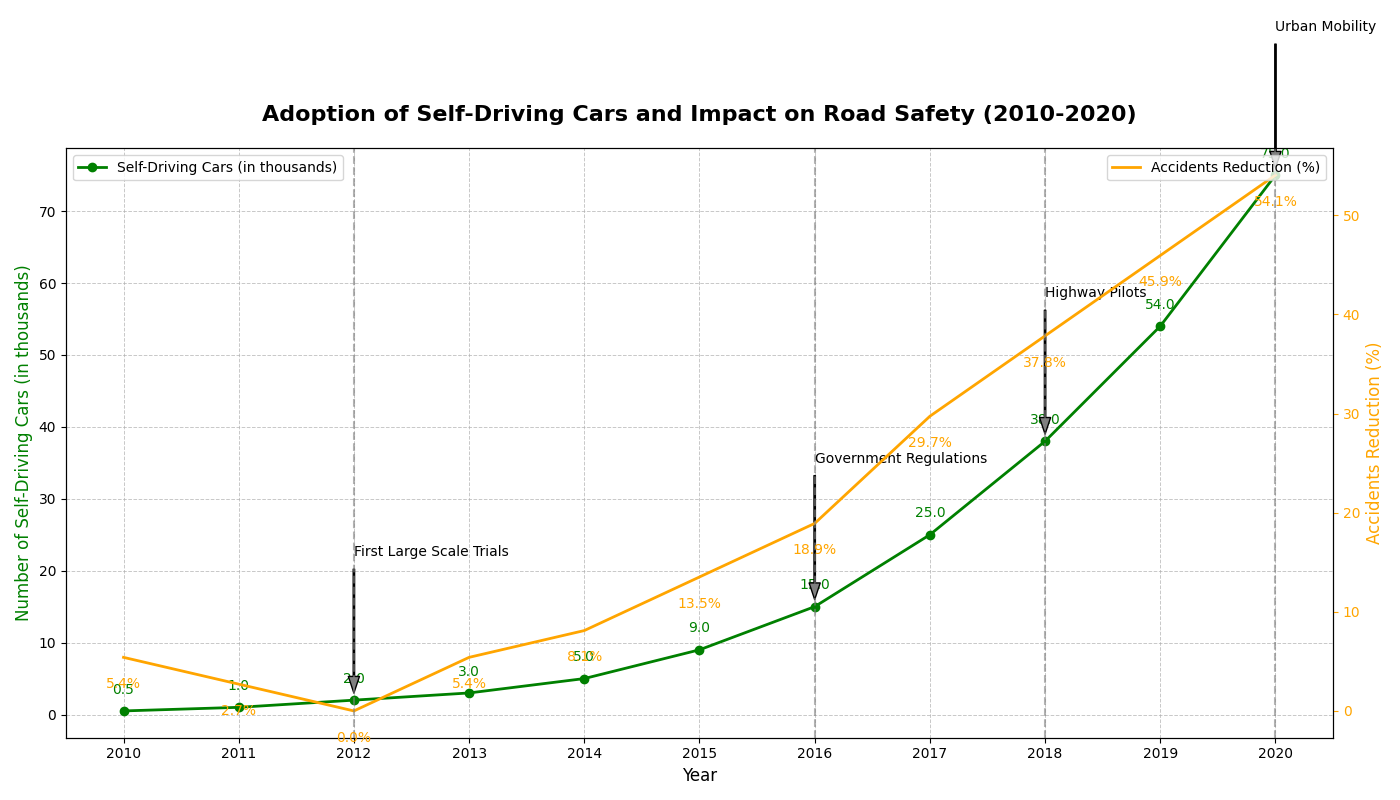

Write Python code to recreate this figure.
import numpy as np
import matplotlib.pyplot as plt

years = np.arange(2010, 2021)
self_driving_cars = np.array([0.5, 1, 2, 3, 5, 9, 15, 25, 38, 54, 75])
road_accidents = np.array([35, 36, 37, 35, 34, 32, 30, 26, 23, 20, 17])

base_accidents = 37
accidents_reduction_percentage = ((base_accidents - road_accidents) / base_accidents) * 100

fig, ax1 = plt.subplots(figsize=(14, 8))

# Updated colors: Green for Self-Driving Cars, Orange for Accidents Reduction
ax1.plot(years, self_driving_cars, marker='o', color='green', linewidth=2, label='Self-Driving Cars (in thousands)')
for (x, y) in zip(years, self_driving_cars):
    ax1.text(x, y + 2, f'{y}', ha='center', va='bottom', fontsize=10, color='green')

milestones = {2012: "First Large Scale Trials", 2016: "Government Regulations", 
              2018: "Highway Pilots", 2020: "Urban Mobility"}
for year, text in milestones.items():
    ax1.annotate(text, 
                 xy=(year, self_driving_cars[years.tolist().index(year)]),
                 xytext=(year, self_driving_cars[years.tolist().index(year)] + 20),
                 arrowprops=dict(facecolor='grey', shrink=0.05, width=1, headwidth=8),
                 fontsize=10, color='black')

ax1.set_title('Adoption of Self-Driving Cars and Impact on Road Safety (2010-2020)', fontsize=16, fontweight='bold', pad=20)
ax1.set_xlabel('Year', fontsize=12)
ax1.set_ylabel('Number of Self-Driving Cars (in thousands)', fontsize=12, color='green')
ax1.set_xticks(years)
ax1.grid(axis='y', linestyle='--', alpha=0.7)

ax2 = ax1.twinx()
ax2.plot(years, accidents_reduction_percentage, color='orange', linewidth=2, label='Accidents Reduction (%)')
for (x, y) in zip(years, accidents_reduction_percentage):
    ax2.text(x, y - 2, f'{y:.1f}%', ha='center', va='top', fontsize=10, color='orange')

ax2.set_ylabel('Accidents Reduction (%)', fontsize=12, color='orange')
ax2.tick_params(axis='y', colors='orange')

ax1.legend(loc='upper left', fontsize=10)
ax2.legend(loc='upper right', fontsize=10)

for milestone_year in milestones.keys():
    plt.axvline(x=milestone_year, color='grey', linestyle='--', alpha=0.6)

ax1.grid(linestyle='--', linewidth=0.7, alpha=0.7)

plt.tight_layout()
plt.show()
